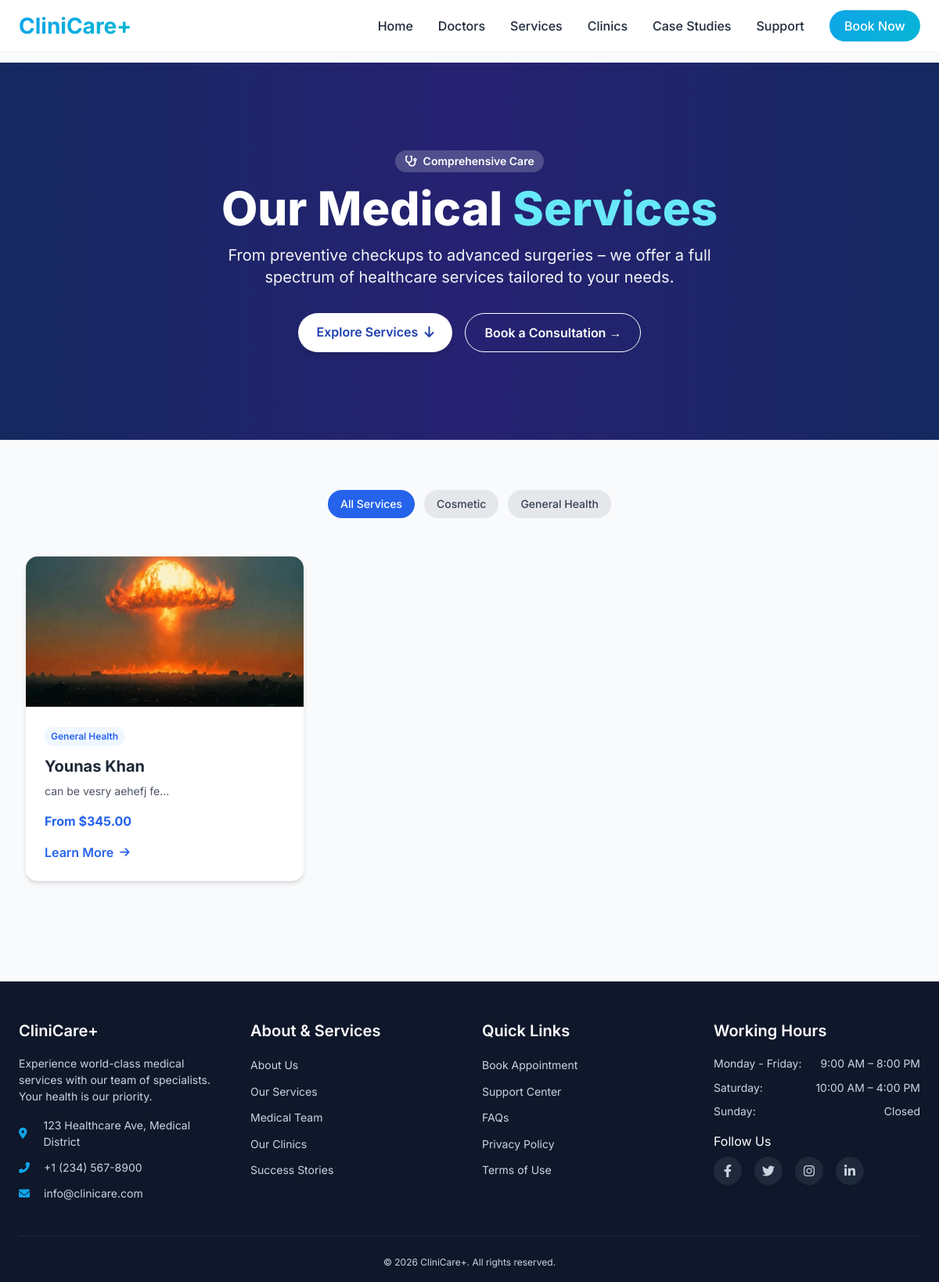
/services.php, run on the app's committed database.
### tables this page shows
CREATE TABLE `categories` (
  `id` int(11) NOT NULL,
  `name` varchar(100) NOT NULL,
  `type` enum('doctor','service') NOT NULL,
  `slug` varchar(100) DEFAULT NULL,
  `created_at` timestamp NOT NULL DEFAULT current_timestamp()
);

CREATE TABLE `services` (
  `id` int(11) NOT NULL,
  `name` varchar(200) NOT NULL,
  `slug` varchar(200) DEFAULT NULL,
  `category_id` int(11) DEFAULT NULL,
  `image` varchar(255) DEFAULT NULL,
  `description` text DEFAULT NULL,
  `price` decimal(10,2) DEFAULT NULL,
  `created_at` timestamp NOT NULL DEFAULT current_timestamp()
);

### services.php (the view, shortened to what this page needs)
<?php
require_once 'config/database.php';
$category_id = isset($_GET['category']) ? (int)$_GET['category'] : 0;
$categories = mysqli_query($conn, "SELECT * FROM categories WHERE type='service' ORDER BY name");
$sql = "SELECT s.*, c.name as category_name FROM services s
        LEFT JOIN categories c ON s.category_id = c.id
        WHERE c.type='service'";
$sql .= " ORDER BY s.name ASC";
$services = mysqli_query($conn, $sql);
?>
<!DOCTYPE html>
<html lang="en">
<head>
    <script src="https://cdn.tailwindcss.com"></script>
    <link rel="stylesheet" href="https://cdnjs.cloudflare.com/ajax/libs/font-awesome/6.0.0-beta3/css/all.min.css">
</head>
<body class="bg-gray-50">
    <?php include 'includes/header.php'; ?>
    <section class="relative bg-gradient-to-r from-blue-900 via-indigo-800 to-blue-900 text-white py-20 md:py-28">
        <div class="absolute inset-0 bg-black/30"></div>
        <div class="relative max-w-7xl mx-auto px-4 sm:px-6 lg:px-8 text-center">
            <span class="inline-block px-3 py-1 bg-white/20 rounded-full text-sm font-semibold mb-4 backdrop-blur-sm">
                <i class="fas fa-stethoscope mr-1"></i> Comprehensive Care
            </span>
            <h1 class="text-4xl md:text-5xl lg:text-6xl font-extrabold mb-4">
                Our Medical <span class="text-cyan-300">Services</span>
            </h1>
            <p class="text-xl text-gray-100 max-w-2xl mx-auto">
                From preventive checkups to advanced surgeries – we offer a full spectrum of healthcare services tailored to your needs.
            </p>
            <div class="mt-8 flex flex-wrap justify-center gap-4">
                <a href="#services-grid" class="bg-white text-blue-800 hover:bg-gray-100 px-6 py-3 rounded-full font-semibold transition shadow-md">
                    Explore Services <i class="fas fa-arrow-down ml-1"></i>
                </a>
                <a href="support.php#contact-form" class="border border-white hover:bg-white/10 px-6 py-3 rounded-full font-semibold transition">
                    Book a Consultation →
                </a>
            </div>
        </div>
    </section>
    <main class="max-w-7xl mx-auto px-4 sm:px-6 lg:px-8 py-12 md:py-16">
        <div class="category-filter flex flex-wrap justify-center gap-2 md:gap-3 mb-12">
            <a href="services.php" class="<?php echo $category_id == 0 ? 'bg-blue-600 text-white' : 'bg-gray-200 text-gray-700 hover:bg-gray-300'; ?> px-4 py-2 rounded-full text-sm font-medium transition">
                All Services
            </a>
            <?php while($cat = mysqli_fetch_assoc($categories)): ?>
                <a href="?category=<?php echo $cat['id']; ?>"
                   class="<?php echo $category_id == $cat['id'] ? 'bg-blue-600 text-white' : 'bg-gray-200 text-gray-700 hover:bg-gray-300'; ?> px-4 py-2 rounded-full text-sm font-medium transition">
                    <?php echo htmlspecialchars($cat['name']); ?>
                </a>
            <?php endwhile; ?>
        </div>
        <?php if(mysqli_num_rows($services) > 0): ?>
            <div id="services-grid" class="grid grid-cols-1 sm:grid-cols-2 lg:grid-cols-3 gap-8">
                <?php while($service = mysqli_fetch_assoc($services)): ?>
                    <div class="service-card bg-white rounded-2xl shadow-md overflow-hidden border border-gray-100">
                        <div class="h-48 overflow-hidden bg-gray-200">
                            <?php if(!empty($service['image'])): ?>
                                <img src="<?php echo $service['image']; ?>" alt="<?php echo htmlspecialchars($service['name']); ?>" class="w-full h-full object-cover">
                            <?php else: ?>
                                <div class="w-full h-full flex items-center justify-center text-gray-400">
                                    <i class="fas fa-image text-5xl"></i>
                                </div>
                            <?php endif; ?>
                        </div>
                        <div class="p-6">
                            <span class="inline-block text-xs font-semibold text-blue-600 bg-blue-50 px-2 py-1 rounded-full mb-3">
                                <?php echo htmlspecialchars($service['category_name']); ?>
                            </span>
                            <h3 class="text-xl font-bold text-gray-800 mb-2"><?php echo htmlspecialchars($service['name']); ?></h3>
                            <p class="text-gray-600 text-sm mb-4">
                                <?php echo substr(htmlspecialchars($service['description']), 0, 100); ?>...
                            </p>
                            <?php if($service['price']): ?>
                                <p class="text-blue-600 font-bold mb-4">From $<?php echo number_format($service['price'], 2); ?></p>
                            <?php endif; ?>
                            <a href="service-detail.php?id=<?php echo $service['id']; ?>" class="inline-flex items-center text-blue-600 font-semibold hover:text-blue-800 transition">
                                Learn More <i class="fas fa-arrow-right ml-2 text-sm"></i>
                            </a>
                        </div>
                    </div>
                <?php endwhile; ?>
            </div>
        <?php endif; ?>
    </main>
    <?php include 'includes/footer.php'; ?>
</body>
</html>

### services.php (style rules this page uses)
body { font-family: 'Inter', sans-serif; }
.category-filter a { transition: all 0.2s ease; }
.service-card { transition: transform 0.2s, box-shadow 0.2s; }

### includes/header.php (style rules this page uses)
* { margin: 0; padding: 0; box-sizing: border-box; }
body { font-family: 'Inter', sans-serif; }

### data on the page
categories: name "Cosmetic"
categories: name "General Health"
services: image (picture), category.name "General Health", name "Younas Khan", description "can be vesry aehefj fe", price "345.00"
